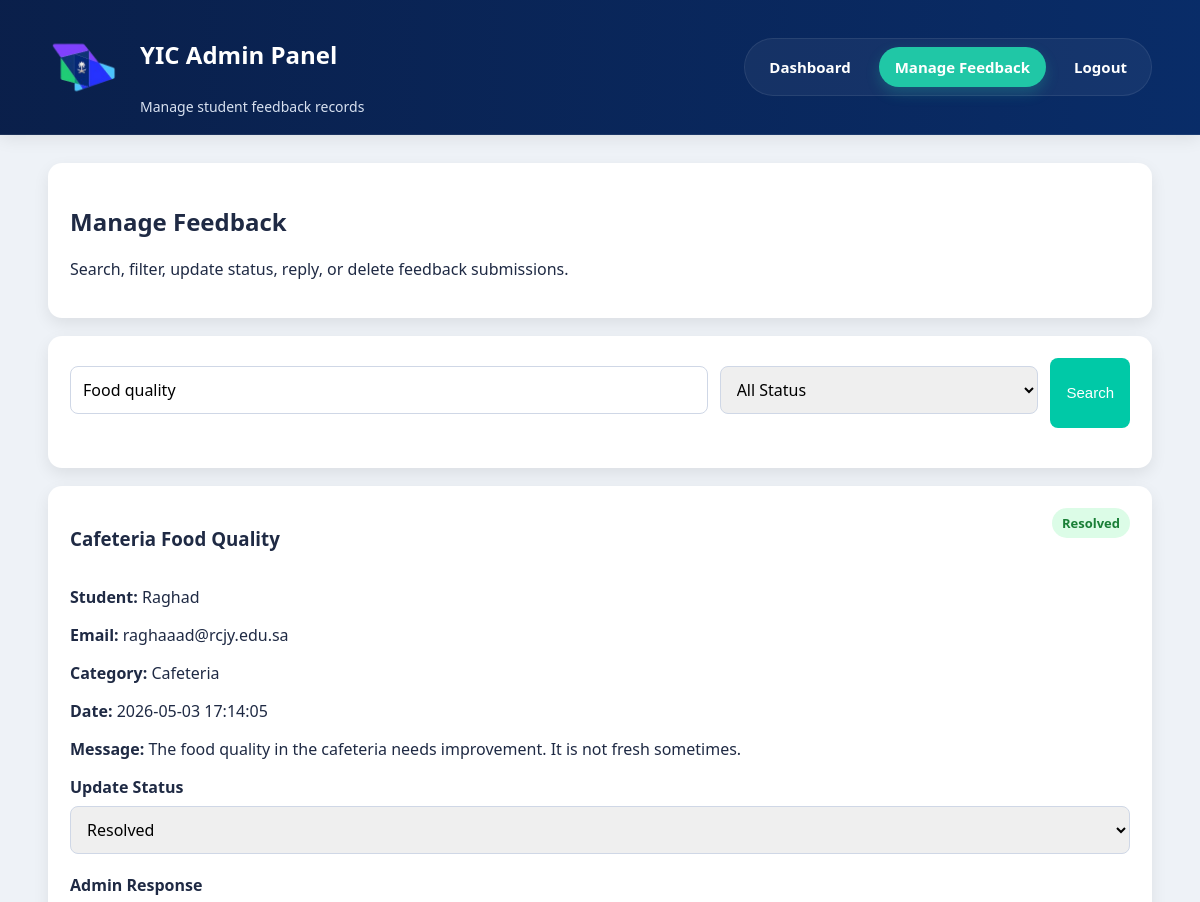
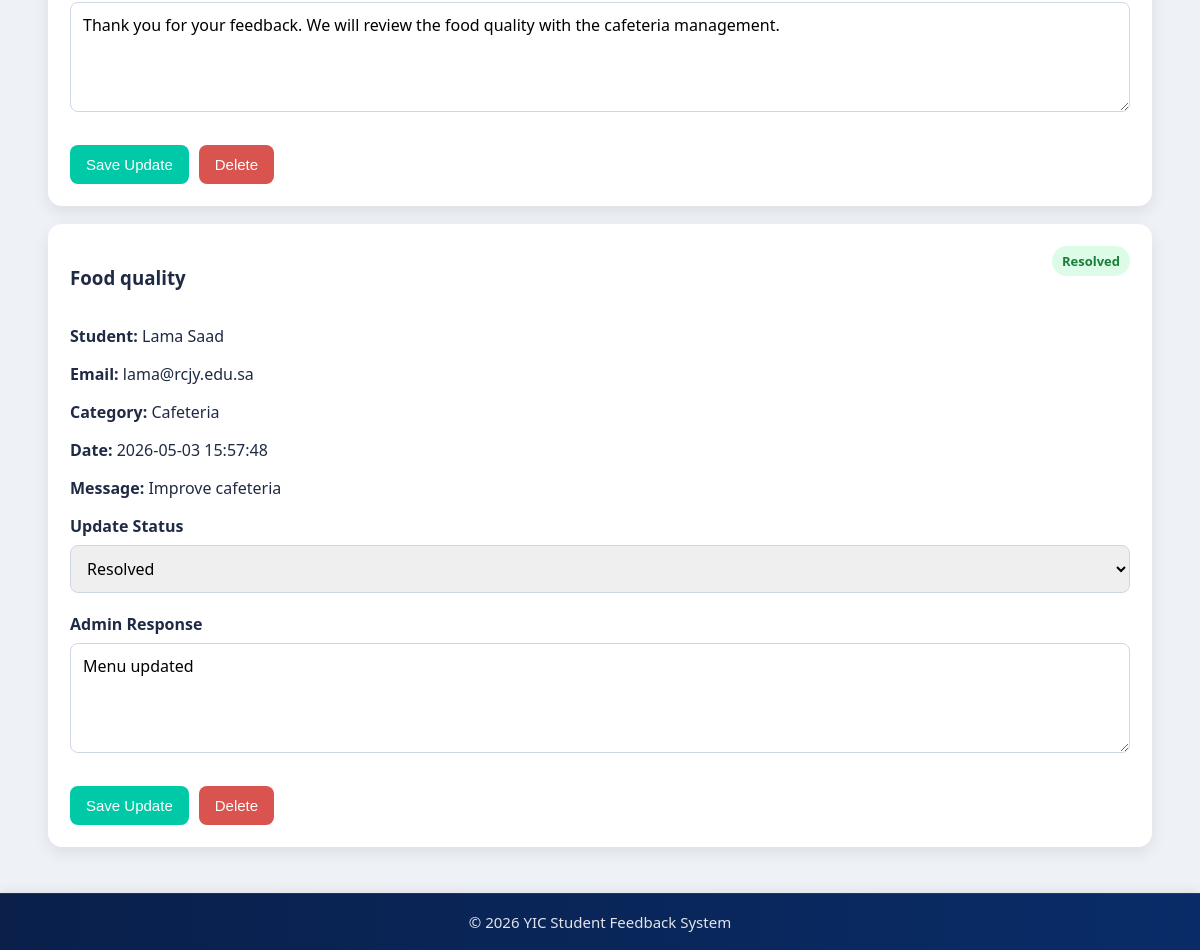
/admin_feedbacks.php?keyword=Food quality (signed in), run on the app's committed database (2 pictures, top to bottom).
### tables this page shows
CREATE TABLE `feedback` (
  `feedback_id` int NOT NULL,
  `user_id` int NOT NULL,
  `category_id` int NOT NULL,
  `title` varchar(150) NOT NULL,
  `message` text NOT NULL,
  `status` enum('pending','reviewed','resolved') NOT NULL DEFAULT 'pending',
  `created_at` timestamp NULL DEFAULT CURRENT_TIMESTAMP
);

CREATE TABLE `users` (
  `user_id` int NOT NULL,
  `name` varchar(100) NOT NULL,
  `email` varchar(100) NOT NULL,
  `password` varchar(255) NOT NULL,
  `role` enum('student','admin') NOT NULL DEFAULT 'student',
  `created_at` timestamp NULL DEFAULT CURRENT_TIMESTAMP
);

CREATE TABLE `categories` (
  `category_id` int NOT NULL,
  `category_name` varchar(100) NOT NULL,
  `description` text
);

CREATE TABLE `responses` (
  `response_id` int NOT NULL,
  `feedback_id` int NOT NULL,
  `admin_id` int NOT NULL,
  `response_text` text NOT NULL,
  `response_date` timestamp NULL DEFAULT CURRENT_TIMESTAMP
);

### admin_feedbacks.php (the view, shortened to what this page needs)
<?php
require_once "config/db.php";
$keyword = $_GET["keyword"] ?? "";
$sql = "
    SELECT
        f.feedback_id,
        f.title,
        f.message,
        f.status,
        f.created_at,
        u.name,
        u.email,
        c.category_name,
        r.response_text
    FROM feedback f
    JOIN users u ON f.user_id = u.user_id
    JOIN categories c ON f.category_id = c.category_id
    LEFT JOIN responses r ON f.feedback_id = r.feedback_id
    WHERE 1
";
$params = [];
if (!empty($keyword)) {
    $sql .= " AND (f.title LIKE ? OR f.message LIKE ? OR u.name LIKE ? OR c.category_name LIKE ?)";
    $search = "%$keyword%";
    $params[] = $search;
    $params[] = $search;
    $params[] = $search;
    $params[] = $search;
}
$sql .= " ORDER BY f.created_at DESC";
$stmt = $conn->prepare($sql);
$stmt->execute($params);
$feedbacks = $stmt->fetchAll(PDO::FETCH_ASSOC);
?>
<!DOCTYPE html>
<html lang="en">
<head>
  <link rel="stylesheet" href="style.css">
</head>
<body>
<header class="site-header">
  <div class="container header-content">
    <div class="logo-box">
      <img src="logo.png.png" alt="YIC Logo" class="logo-img">
      <div class="brand-text">
        <h2>YIC Admin Panel</h2>
        <p class="header-subtitle">Manage student feedback records</p>
      </div>
    </div>
    <nav class="header-nav">
      <a href="admin_dashboard.php">Dashboard</a>
      <a href="admin_feedbacks.php" class="active">Manage Feedback</a>
      <a href="logout.php">Logout</a>
    </nav>
  </div>
</header>
<main class="container">
  <section class="card">
    <h2>Manage Feedback</h2>
    <p>Search, filter, update status, reply, or delete feedback submissions.</p>
  </section>
  <section class="card">
    <form method="GET" class="search-row">
      <input type="text" name="keyword" placeholder="Search by title, student, category, or message" value="<?php echo htmlspecialchars($keyword); ?>">
      <select name="status">
        <option value="">All Status</option>
      </select>
      <button type="submit">Search</button>
    </form>
  </section>
  <?php if (count($feedbacks) === 0): ?>
    <div class="card">
      <p>No feedback available.</p>
    </div>
  <?php else: ?>
    <?php foreach ($feedbacks as $item): ?>
      <div class="card">
        <div class="card-top">
          <h3><?php echo $item["title"]; ?></h3>
          <span class="status-badge <?php echo $item["status"]; ?>">
            <?php echo ucfirst($item["status"]); ?>
          </span>
        </div>
        <p><strong>Student:</strong> <?php echo $item["name"]; ?></p>
        <p><strong>Email:</strong> <?php echo $item["email"]; ?></p>
        <p><strong>Category:</strong> <?php echo $item["category_name"]; ?></p>
        <p><strong>Date:</strong> <?php echo $item["created_at"]; ?></p>
        <p><strong>Message:</strong> <?php echo $item["message"]; ?></p>
        <form method="POST">
          <label>Update Status</label>
          <select name="status">
            <option value="resolved" <?php if ($item["status"] === "resolved") echo "selected"; ?>>Resolved</option>
          </select>
          <label>Admin Response</label>
          <textarea name="response_text" placeholder="Write response..."><?php echo $item["response_text"] ?? ""; ?></textarea>
          <div class="action-row">
            <button type="submit" name="update_feedback">Save Update</button>
            <a href="admin_feedbacks.php?delete=<?php echo $item["feedback_id"]; ?>" onclick="return confirm('Delete this feedback?');">
              <button type="button" class="danger-btn">Delete</button>
            </a>
          </div>
        </form>
      </div>
    <?php endforeach; ?>
  <?php endif; ?>
</main>
<footer class="bottom-footer">
  <div class="container footer-content">
    <p>&copy; 2026 YIC Student Feedback System</p>
  </div>
</footer>
</body>
</html>

### style.css (style rules this page uses)
* { box-sizing: border-box; }
html, body { height: 100%; }
body { font-family: 'Segoe UI', sans-serif; margin: 0; background: #eef2f7; color: #1f2a44; min-height: 100vh; display: flex; flex-direction: column; }
.container { width: min(1200px, 92%); margin: auto; }
.site-header, .top-header { background: linear-gradient(90deg, rgba(5, 27, 71, 0.98) 0%, rgba(4, 40, 101, 0.98) 100%); color: white; position: sticky; top: 0; z-index: 1000; border-bottom: 1px solid rgba(255, 255, 255, 0.08); box-shadow: 0 4px 16px rgba(0, 0, 0, 0.08); }
.header-content, .header-row { display: flex; justify-content: space-between; align-items: center; gap: 24px; padding: 18px 0; }
.header-nav { display: flex; gap: 12px; align-items: center; flex-wrap: wrap; margin: 0; padding: 8px; list-style: none; background: rgba(255, 255, 255, 0.05); border: 1px solid rgba(255, 255, 255, 0.08); border-radius: 999px; }
.header-nav a, .main-nav a, nav a { color: white; text-decoration: none; font-weight: 600; font-size: 15px; transition: all 0.25s ease; }
.header-nav a { display: inline-block; padding: 10px 16px; border-radius: 999px; }
.header-nav a.active, .main-nav a.active, nav a.active { background: #20c7a6; color: #ffffff; box-shadow: 0 6px 14px rgba(32, 199, 166, 0.24); }
.header-subtitle, .site-subtitle, .small-text { color: #d8e1f0; margin: 6px 0 0; font-size: 14px; }
main { padding: 28px 0; flex: 1; }
.card, .hero-card, .feature-card, .stat-card { background: white; padding: 22px; border-radius: 14px; box-shadow: 0 6px 16px rgba(0, 0, 0, 0.08); }
.card { margin-bottom: 18px; }
.card-top { display: flex; justify-content: space-between; align-items: flex-start; gap: 14px; }
button, .btn { background: #00c9a7; color: white; border: none; padding: 11px 16px; border-radius: 8px; cursor: pointer; text-decoration: none; display: inline-block; font-size: 15px; transition: 0.25s ease; }
.danger-btn { background: #d9534f; }
input, textarea, select { width: 100%; padding: 11px 12px; margin: 8px 0 14px; border-radius: 8px; border: 1px solid #cfd7e6; font: inherit; }
textarea { min-height: 110px; resize: vertical; }
label { font-weight: 600; display: block; margin-top: 6px; }
.logo-box { display: flex; align-items: center; gap: 16px; }
.logo-img { width: 76px; height: 76px; object-fit: contain; display: block; }
.brand-text { display: flex; flex-direction: column; justify-content: center; }
.action-row { display: flex; gap: 10px; flex-wrap: wrap; margin-top: 14px; }
.search-row { display: grid; grid-template-columns: 2fr 1fr auto; gap: 12px; margin-bottom: 18px; }
.status-badge { display: inline-block; padding: 6px 10px; border-radius: 999px; font-size: 13px; font-weight: 600; }
.resolved { background: #dcfce7; color: #1a7f37; }
.bottom-footer { background: linear-gradient(90deg, rgba(5, 27, 71, 0.98) 0%, rgba(4, 40, 101, 0.98) 100%); color: white; width: 100%; margin-top: auto; border-top: 1px solid rgba(255, 255, 255, 0.08); box-shadow: 0 -2px 10px rgba(0, 0, 0, 0.08); }
.footer-content { display: flex; justify-content: center; align-items: center; padding: 18px 0; text-align: center; }
.bottom-footer p { margin: 0; font-size: 15px; font-weight: 500; color: rgba(255, 255, 255, 0.88); }

### data on the page
feedback: title "Cafeteria Food Quality", status "Resolved", user.name "Raghad", user.email "raghaaad@rcjy.edu.sa", category.category_name "Cafeteria", created_at "2026-05-03 17:14:05", message "The food quality in the cafeteria needs improvement. It is not fresh sometimes.", response_text "Thank you for your feedback. We will review the food quality with the cafeteria management."
feedback: title "Food quality", status "Resolved", user.name "Lama Saad", user.email "lama@rcjy.edu.sa", category.category_name "Cafeteria", created_at "2026-05-03 15:57:48", message "Improve cafeteria", response_text "Menu updated"
